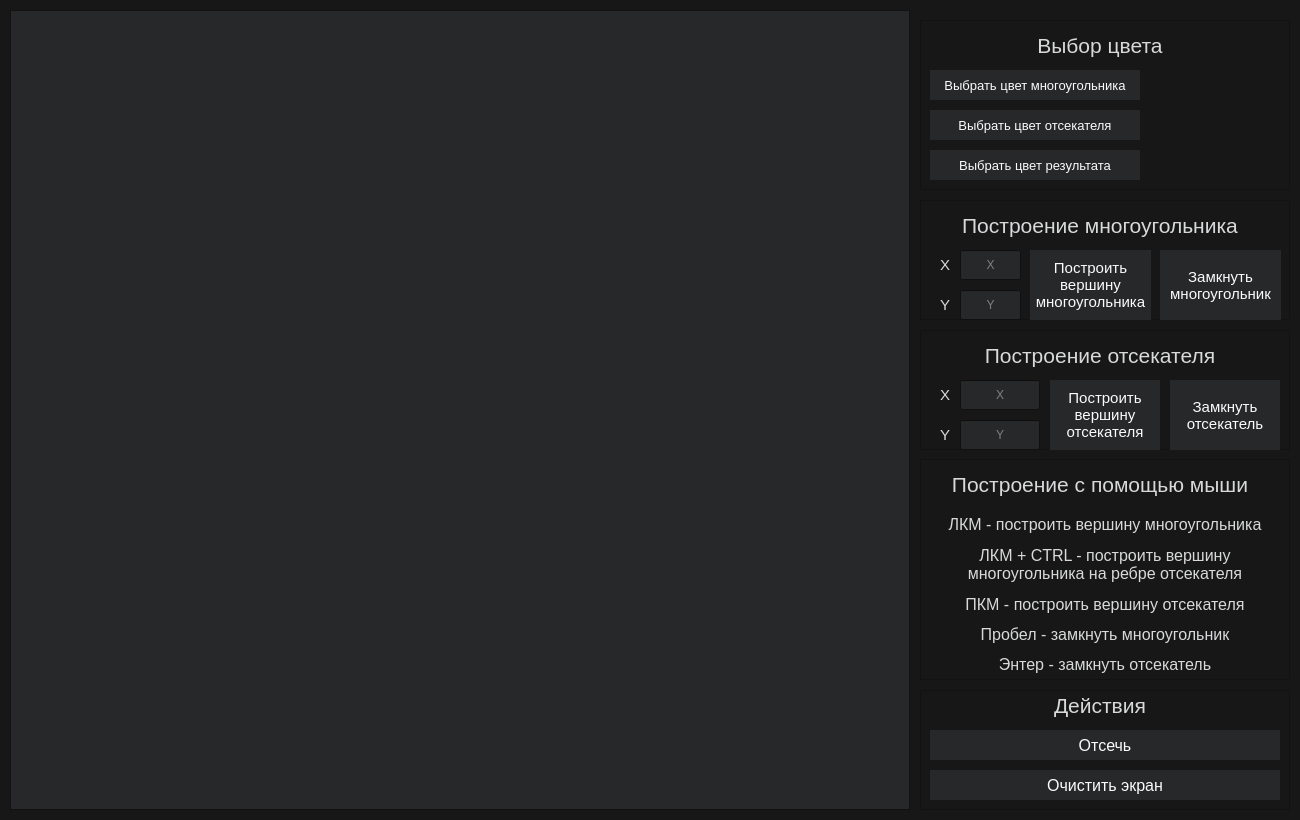
<?xml version="1.0" encoding="UTF-8"?>
<ui version="4.0">
 <class>MainWindow</class>
 <widget class="QMainWindow" name="MainWindow">
  <property name="enabled">
   <bool>true</bool>
  </property>
  <property name="geometry">
   <rect>
    <x>0</x>
    <y>0</y>
    <width>1300</width>
    <height>820</height>
   </rect>
  </property>
  <property name="sizePolicy">
   <sizepolicy hsizetype="Fixed" vsizetype="Fixed">
    <horstretch>0</horstretch>
    <verstretch>0</verstretch>
   </sizepolicy>
  </property>
  <property name="palette">
   <palette>
    <active>
     <colorrole role="WindowText">
      <brush brushstyle="SolidPattern">
       <color alpha="255">
        <red>216</red>
        <green>217</green>
        <blue>218</blue>
       </color>
      </brush>
     </colorrole>
     <colorrole role="Button">
      <brush brushstyle="SolidPattern">
       <color alpha="255">
        <red>39</red>
        <green>40</green>
        <blue>41</blue>
       </color>
      </brush>
     </colorrole>
     <colorrole role="Light">
      <brush brushstyle="SolidPattern">
       <color alpha="255">
        <red>216</red>
        <green>217</green>
        <blue>218</blue>
       </color>
      </brush>
     </colorrole>
     <colorrole role="Midlight">
      <brush brushstyle="SolidPattern">
       <color alpha="255">
        <red>202</red>
        <green>202</green>
        <blue>202</blue>
       </color>
      </brush>
     </colorrole>
     <colorrole role="Text">
      <brush brushstyle="SolidPattern">
       <color alpha="255">
        <red>251</red>
        <green>251</green>
        <blue>251</blue>
       </color>
      </brush>
     </colorrole>
     <colorrole role="ButtonText">
      <brush brushstyle="SolidPattern">
       <color alpha="255">
        <red>251</red>
        <green>251</green>
        <blue>251</blue>
       </color>
      </brush>
     </colorrole>
     <colorrole role="Base">
      <brush brushstyle="SolidPattern">
       <color alpha="255">
        <red>39</red>
        <green>40</green>
        <blue>41</blue>
       </color>
      </brush>
     </colorrole>
     <colorrole role="Window">
      <brush brushstyle="SolidPattern">
       <color alpha="255">
        <red>23</red>
        <green>23</green>
        <blue>23</blue>
       </color>
      </brush>
     </colorrole>
     <colorrole role="Shadow">
      <brush brushstyle="SolidPattern">
       <color alpha="255">
        <red>118</red>
        <green>118</green>
        <blue>118</blue>
       </color>
      </brush>
     </colorrole>
     <colorrole role="Highlight">
      <brush brushstyle="SolidPattern">
       <color alpha="255">
        <red>146</red>
        <green>136</green>
        <blue>248</blue>
       </color>
      </brush>
     </colorrole>
     <colorrole role="Link">
      <brush brushstyle="SolidPattern">
       <color alpha="255">
        <red>68</red>
        <green>119</green>
        <blue>206</blue>
       </color>
      </brush>
     </colorrole>
     <colorrole role="LinkVisited">
      <brush brushstyle="SolidPattern">
       <color alpha="255">
        <red>200</red>
        <green>142</green>
        <blue>167</blue>
       </color>
      </brush>
     </colorrole>
     <colorrole role="AlternateBase">
      <brush brushstyle="SolidPattern">
       <color alpha="255">
        <red>39</red>
        <green>40</green>
        <blue>41</blue>
       </color>
      </brush>
     </colorrole>
     <colorrole role="PlaceholderText">
      <brush brushstyle="SolidPattern">
       <color alpha="128">
        <red>216</red>
        <green>217</green>
        <blue>218</blue>
       </color>
      </brush>
     </colorrole>
    </active>
    <inactive>
     <colorrole role="WindowText">
      <brush brushstyle="SolidPattern">
       <color alpha="255">
        <red>216</red>
        <green>217</green>
        <blue>218</blue>
       </color>
      </brush>
     </colorrole>
     <colorrole role="Button">
      <brush brushstyle="SolidPattern">
       <color alpha="255">
        <red>39</red>
        <green>40</green>
        <blue>41</blue>
       </color>
      </brush>
     </colorrole>
     <colorrole role="Light">
      <brush brushstyle="SolidPattern">
       <color alpha="255">
        <red>216</red>
        <green>217</green>
        <blue>218</blue>
       </color>
      </brush>
     </colorrole>
     <colorrole role="Midlight">
      <brush brushstyle="SolidPattern">
       <color alpha="255">
        <red>202</red>
        <green>202</green>
        <blue>202</blue>
       </color>
      </brush>
     </colorrole>
     <colorrole role="Text">
      <brush brushstyle="SolidPattern">
       <color alpha="255">
        <red>251</red>
        <green>251</green>
        <blue>251</blue>
       </color>
      </brush>
     </colorrole>
     <colorrole role="ButtonText">
      <brush brushstyle="SolidPattern">
       <color alpha="255">
        <red>251</red>
        <green>251</green>
        <blue>251</blue>
       </color>
      </brush>
     </colorrole>
     <colorrole role="Base">
      <brush brushstyle="SolidPattern">
       <color alpha="255">
        <red>39</red>
        <green>40</green>
        <blue>41</blue>
       </color>
      </brush>
     </colorrole>
     <colorrole role="Window">
      <brush brushstyle="SolidPattern">
       <color alpha="255">
        <red>23</red>
        <green>23</green>
        <blue>23</blue>
       </color>
      </brush>
     </colorrole>
     <colorrole role="Shadow">
      <brush brushstyle="SolidPattern">
       <color alpha="255">
        <red>118</red>
        <green>118</green>
        <blue>118</blue>
       </color>
      </brush>
     </colorrole>
     <colorrole role="Highlight">
      <brush brushstyle="SolidPattern">
       <color alpha="255">
        <red>146</red>
        <green>136</green>
        <blue>248</blue>
       </color>
      </brush>
     </colorrole>
     <colorrole role="Link">
      <brush brushstyle="SolidPattern">
       <color alpha="255">
        <red>68</red>
        <green>119</green>
        <blue>206</blue>
       </color>
      </brush>
     </colorrole>
     <colorrole role="LinkVisited">
      <brush brushstyle="SolidPattern">
       <color alpha="255">
        <red>200</red>
        <green>142</green>
        <blue>167</blue>
       </color>
      </brush>
     </colorrole>
     <colorrole role="AlternateBase">
      <brush brushstyle="SolidPattern">
       <color alpha="255">
        <red>39</red>
        <green>40</green>
        <blue>41</blue>
       </color>
      </brush>
     </colorrole>
     <colorrole role="PlaceholderText">
      <brush brushstyle="SolidPattern">
       <color alpha="128">
        <red>216</red>
        <green>217</green>
        <blue>218</blue>
       </color>
      </brush>
     </colorrole>
    </inactive>
    <disabled>
     <colorrole role="WindowText">
      <brush brushstyle="SolidPattern">
       <color alpha="255">
        <red>216</red>
        <green>217</green>
        <blue>218</blue>
       </color>
      </brush>
     </colorrole>
     <colorrole role="Button">
      <brush brushstyle="SolidPattern">
       <color alpha="255">
        <red>39</red>
        <green>40</green>
        <blue>41</blue>
       </color>
      </brush>
     </colorrole>
     <colorrole role="Light">
      <brush brushstyle="SolidPattern">
       <color alpha="255">
        <red>216</red>
        <green>217</green>
        <blue>218</blue>
       </color>
      </brush>
     </colorrole>
     <colorrole role="Midlight">
      <brush brushstyle="SolidPattern">
       <color alpha="255">
        <red>202</red>
        <green>202</green>
        <blue>202</blue>
       </color>
      </brush>
     </colorrole>
     <colorrole role="Text">
      <brush brushstyle="SolidPattern">
       <color alpha="255">
        <red>251</red>
        <green>251</green>
        <blue>251</blue>
       </color>
      </brush>
     </colorrole>
     <colorrole role="ButtonText">
      <brush brushstyle="SolidPattern">
       <color alpha="255">
        <red>251</red>
        <green>251</green>
        <blue>251</blue>
       </color>
      </brush>
     </colorrole>
     <colorrole role="Base">
      <brush brushstyle="SolidPattern">
       <color alpha="255">
        <red>39</red>
        <green>40</green>
        <blue>41</blue>
       </color>
      </brush>
     </colorrole>
     <colorrole role="Window">
      <brush brushstyle="SolidPattern">
       <color alpha="255">
        <red>23</red>
        <green>23</green>
        <blue>23</blue>
       </color>
      </brush>
     </colorrole>
     <colorrole role="Shadow">
      <brush brushstyle="SolidPattern">
       <color alpha="255">
        <red>118</red>
        <green>118</green>
        <blue>118</blue>
       </color>
      </brush>
     </colorrole>
     <colorrole role="Highlight">
      <brush brushstyle="SolidPattern">
       <color alpha="255">
        <red>146</red>
        <green>136</green>
        <blue>248</blue>
       </color>
      </brush>
     </colorrole>
     <colorrole role="Link">
      <brush brushstyle="SolidPattern">
       <color alpha="255">
        <red>68</red>
        <green>119</green>
        <blue>206</blue>
       </color>
      </brush>
     </colorrole>
     <colorrole role="LinkVisited">
      <brush brushstyle="SolidPattern">
       <color alpha="255">
        <red>200</red>
        <green>142</green>
        <blue>167</blue>
       </color>
      </brush>
     </colorrole>
     <colorrole role="AlternateBase">
      <brush brushstyle="SolidPattern">
       <color alpha="255">
        <red>39</red>
        <green>40</green>
        <blue>41</blue>
       </color>
      </brush>
     </colorrole>
     <colorrole role="PlaceholderText">
      <brush brushstyle="SolidPattern">
       <color alpha="128">
        <red>216</red>
        <green>217</green>
        <blue>218</blue>
       </color>
      </brush>
     </colorrole>
    </disabled>
   </palette>
  </property>
  <property name="windowTitle">
   <string>ЛР9 КГ. Диваев ИУ7-42Б</string>
  </property>
  <property name="autoFillBackground">
   <bool>false</bool>
  </property>
  <property name="documentMode">
   <bool>false</bool>
  </property>
  <widget class="QWidget" name="centralwidget">
   <widget class="Plane" name="planeWidget">
    <property name="geometry">
     <rect>
      <x>10</x>
      <y>10</y>
      <width>900</width>
      <height>800</height>
     </rect>
    </property>
   </widget>
   <widget class="QFrame" name="frame_2">
    <property name="geometry">
     <rect>
      <x>920</x>
      <y>20</y>
      <width>370</width>
      <height>170</height>
     </rect>
    </property>
    <property name="frameShape">
     <enum>QFrame::StyledPanel</enum>
    </property>
    <property name="frameShadow">
     <enum>QFrame::Raised</enum>
    </property>
    <widget class="QLabel" name="label_2">
     <property name="geometry">
      <rect>
       <x>10</x>
       <y>0</y>
       <width>340</width>
       <height>50</height>
      </rect>
     </property>
     <property name="font">
      <font>
       <pointsize>16</pointsize>
      </font>
     </property>
     <property name="text">
      <string>Выбор цвета</string>
     </property>
     <property name="alignment">
      <set>Qt::AlignCenter</set>
     </property>
    </widget>
    <widget class="QPushButton" name="shapeColorBtn">
     <property name="geometry">
      <rect>
       <x>10</x>
       <y>50</y>
       <width>210</width>
       <height>30</height>
      </rect>
     </property>
     <property name="font">
      <font>
       <pointsize>10</pointsize>
      </font>
     </property>
     <property name="autoFillBackground">
      <bool>true</bool>
     </property>
     <property name="text">
      <string>Выбрать цвет многоугольника</string>
     </property>
     <property name="autoDefault">
      <bool>false</bool>
     </property>
     <property name="flat">
      <bool>true</bool>
     </property>
    </widget>
    <widget class="QWidget" name="lineColorDisplay" native="true">
     <property name="geometry">
      <rect>
       <x>239</x>
       <y>50</y>
       <width>110</width>
       <height>30</height>
      </rect>
     </property>
    </widget>
    <widget class="QWidget" name="rectColorDisplay" native="true">
     <property name="geometry">
      <rect>
       <x>239</x>
       <y>90</y>
       <width>110</width>
       <height>30</height>
      </rect>
     </property>
    </widget>
    <widget class="QPushButton" name="cutterColorBtn">
     <property name="geometry">
      <rect>
       <x>10</x>
       <y>90</y>
       <width>210</width>
       <height>30</height>
      </rect>
     </property>
     <property name="font">
      <font>
       <pointsize>10</pointsize>
      </font>
     </property>
     <property name="autoFillBackground">
      <bool>true</bool>
     </property>
     <property name="text">
      <string>Выбрать цвет отсекателя</string>
     </property>
     <property name="autoDefault">
      <bool>false</bool>
     </property>
     <property name="flat">
      <bool>true</bool>
     </property>
    </widget>
    <widget class="QPushButton" name="resColorBtn">
     <property name="geometry">
      <rect>
       <x>10</x>
       <y>130</y>
       <width>210</width>
       <height>30</height>
      </rect>
     </property>
     <property name="font">
      <font>
       <pointsize>10</pointsize>
      </font>
     </property>
     <property name="autoFillBackground">
      <bool>true</bool>
     </property>
     <property name="text">
      <string>Выбрать цвет результата</string>
     </property>
     <property name="autoDefault">
      <bool>false</bool>
     </property>
     <property name="flat">
      <bool>true</bool>
     </property>
    </widget>
    <widget class="QWidget" name="resColorDisplay" native="true">
     <property name="geometry">
      <rect>
       <x>239</x>
       <y>130</y>
       <width>110</width>
       <height>30</height>
      </rect>
     </property>
    </widget>
   </widget>
   <widget class="QFrame" name="frame_3">
    <property name="geometry">
     <rect>
      <x>920</x>
      <y>200</y>
      <width>370</width>
      <height>120</height>
     </rect>
    </property>
    <property name="frameShape">
     <enum>QFrame::StyledPanel</enum>
    </property>
    <property name="frameShadow">
     <enum>QFrame::Raised</enum>
    </property>
    <widget class="QLabel" name="label_4">
     <property name="geometry">
      <rect>
       <x>10</x>
       <y>0</y>
       <width>340</width>
       <height>50</height>
      </rect>
     </property>
     <property name="font">
      <font>
       <pointsize>16</pointsize>
      </font>
     </property>
     <property name="text">
      <string>Построение многоугольника</string>
     </property>
     <property name="alignment">
      <set>Qt::AlignCenter</set>
     </property>
    </widget>
    <widget class="QLineEdit" name="xsInp">
     <property name="geometry">
      <rect>
       <x>40</x>
       <y>50</y>
       <width>61</width>
       <height>30</height>
      </rect>
     </property>
     <property name="alignment">
      <set>Qt::AlignCenter</set>
     </property>
     <property name="placeholderText">
      <string>X</string>
     </property>
    </widget>
    <widget class="QLineEdit" name="ysInp">
     <property name="geometry">
      <rect>
       <x>40</x>
       <y>90</y>
       <width>61</width>
       <height>30</height>
      </rect>
     </property>
     <property name="alignment">
      <set>Qt::AlignCenter</set>
     </property>
     <property name="placeholderText">
      <string>Y</string>
     </property>
    </widget>
    <widget class="QPushButton" name="drawShapeVertexBtn">
     <property name="geometry">
      <rect>
       <x>110</x>
       <y>50</y>
       <width>121</width>
       <height>70</height>
      </rect>
     </property>
     <property name="font">
      <font>
       <pointsize>11</pointsize>
      </font>
     </property>
     <property name="autoFillBackground">
      <bool>true</bool>
     </property>
     <property name="text">
      <string>Построить
вершину
многоугольника</string>
     </property>
     <property name="autoDefault">
      <bool>false</bool>
     </property>
     <property name="flat">
      <bool>true</bool>
     </property>
    </widget>
    <widget class="QLabel" name="label_5">
     <property name="geometry">
      <rect>
       <x>10</x>
       <y>50</y>
       <width>30</width>
       <height>30</height>
      </rect>
     </property>
     <property name="font">
      <font>
       <pointsize>11</pointsize>
      </font>
     </property>
     <property name="text">
      <string>X</string>
     </property>
     <property name="alignment">
      <set>Qt::AlignCenter</set>
     </property>
    </widget>
    <widget class="QLabel" name="label_6">
     <property name="geometry">
      <rect>
       <x>10</x>
       <y>90</y>
       <width>30</width>
       <height>30</height>
      </rect>
     </property>
     <property name="font">
      <font>
       <pointsize>11</pointsize>
      </font>
     </property>
     <property name="text">
      <string>Y</string>
     </property>
     <property name="alignment">
      <set>Qt::AlignCenter</set>
     </property>
    </widget>
    <widget class="QPushButton" name="connectShapeBtn">
     <property name="geometry">
      <rect>
       <x>240</x>
       <y>50</y>
       <width>121</width>
       <height>70</height>
      </rect>
     </property>
     <property name="font">
      <font>
       <pointsize>11</pointsize>
      </font>
     </property>
     <property name="autoFillBackground">
      <bool>true</bool>
     </property>
     <property name="text">
      <string>Замкнуть
многоугольник</string>
     </property>
     <property name="autoDefault">
      <bool>false</bool>
     </property>
     <property name="flat">
      <bool>true</bool>
     </property>
    </widget>
   </widget>
   <widget class="QFrame" name="frame_4">
    <property name="geometry">
     <rect>
      <x>920</x>
      <y>690</y>
      <width>370</width>
      <height>120</height>
     </rect>
    </property>
    <property name="frameShape">
     <enum>QFrame::StyledPanel</enum>
    </property>
    <property name="frameShadow">
     <enum>QFrame::Raised</enum>
    </property>
    <widget class="QLabel" name="label_10">
     <property name="geometry">
      <rect>
       <x>10</x>
       <y>-10</y>
       <width>340</width>
       <height>50</height>
      </rect>
     </property>
     <property name="font">
      <font>
       <pointsize>16</pointsize>
      </font>
     </property>
     <property name="text">
      <string>Действия</string>
     </property>
     <property name="alignment">
      <set>Qt::AlignCenter</set>
     </property>
    </widget>
    <widget class="QPushButton" name="cutBtn">
     <property name="geometry">
      <rect>
       <x>10</x>
       <y>40</y>
       <width>350</width>
       <height>30</height>
      </rect>
     </property>
     <property name="font">
      <font>
       <pointsize>12</pointsize>
      </font>
     </property>
     <property name="autoFillBackground">
      <bool>true</bool>
     </property>
     <property name="text">
      <string>Отсечь</string>
     </property>
     <property name="autoDefault">
      <bool>false</bool>
     </property>
     <property name="flat">
      <bool>true</bool>
     </property>
    </widget>
    <widget class="QPushButton" name="clearScreenBtn">
     <property name="geometry">
      <rect>
       <x>10</x>
       <y>80</y>
       <width>350</width>
       <height>30</height>
      </rect>
     </property>
     <property name="font">
      <font>
       <pointsize>12</pointsize>
      </font>
     </property>
     <property name="autoFillBackground">
      <bool>true</bool>
     </property>
     <property name="text">
      <string>Очистить экран</string>
     </property>
     <property name="autoDefault">
      <bool>false</bool>
     </property>
     <property name="flat">
      <bool>true</bool>
     </property>
    </widget>
   </widget>
   <widget class="QFrame" name="frame_5">
    <property name="geometry">
     <rect>
      <x>920</x>
      <y>459</y>
      <width>370</width>
      <height>221</height>
     </rect>
    </property>
    <property name="frameShape">
     <enum>QFrame::StyledPanel</enum>
    </property>
    <property name="frameShadow">
     <enum>QFrame::Raised</enum>
    </property>
    <widget class="QLabel" name="label_9">
     <property name="geometry">
      <rect>
       <x>10</x>
       <y>50</y>
       <width>350</width>
       <height>30</height>
      </rect>
     </property>
     <property name="font">
      <font>
       <pointsize>12</pointsize>
      </font>
     </property>
     <property name="text">
      <string>ЛКМ - построить вершину многоугольника</string>
     </property>
     <property name="alignment">
      <set>Qt::AlignCenter</set>
     </property>
    </widget>
    <widget class="QLabel" name="label_11">
     <property name="geometry">
      <rect>
       <x>10</x>
       <y>0</y>
       <width>340</width>
       <height>50</height>
      </rect>
     </property>
     <property name="font">
      <font>
       <pointsize>16</pointsize>
      </font>
     </property>
     <property name="text">
      <string>Построение с помощью мыши</string>
     </property>
     <property name="alignment">
      <set>Qt::AlignCenter</set>
     </property>
    </widget>
    <widget class="QLabel" name="label_12">
     <property name="geometry">
      <rect>
       <x>10</x>
       <y>130</y>
       <width>350</width>
       <height>30</height>
      </rect>
     </property>
     <property name="font">
      <font>
       <pointsize>12</pointsize>
      </font>
     </property>
     <property name="text">
      <string>ПКМ - построить вершину отсекателя</string>
     </property>
     <property name="alignment">
      <set>Qt::AlignCenter</set>
     </property>
    </widget>
    <widget class="QLabel" name="label_36">
     <property name="geometry">
      <rect>
       <x>10</x>
       <y>80</y>
       <width>350</width>
       <height>50</height>
      </rect>
     </property>
     <property name="font">
      <font>
       <pointsize>12</pointsize>
      </font>
     </property>
     <property name="text">
      <string>ЛКМ + CTRL - построить вершину 
многоугольника на ребре отсекателя</string>
     </property>
     <property name="alignment">
      <set>Qt::AlignCenter</set>
     </property>
    </widget>
    <widget class="QLabel" name="label_13">
     <property name="geometry">
      <rect>
       <x>10</x>
       <y>160</y>
       <width>350</width>
       <height>30</height>
      </rect>
     </property>
     <property name="font">
      <font>
       <pointsize>12</pointsize>
      </font>
     </property>
     <property name="text">
      <string>Пробел - замкнуть многоугольник</string>
     </property>
     <property name="alignment">
      <set>Qt::AlignCenter</set>
     </property>
    </widget>
    <widget class="QLabel" name="label_14">
     <property name="geometry">
      <rect>
       <x>10</x>
       <y>190</y>
       <width>350</width>
       <height>30</height>
      </rect>
     </property>
     <property name="font">
      <font>
       <pointsize>12</pointsize>
      </font>
     </property>
     <property name="text">
      <string>Энтер - замкнуть отсекатель</string>
     </property>
     <property name="alignment">
      <set>Qt::AlignCenter</set>
     </property>
    </widget>
   </widget>
   <widget class="QFrame" name="frame_6">
    <property name="geometry">
     <rect>
      <x>920</x>
      <y>330</y>
      <width>370</width>
      <height>120</height>
     </rect>
    </property>
    <property name="frameShape">
     <enum>QFrame::StyledPanel</enum>
    </property>
    <property name="frameShadow">
     <enum>QFrame::Raised</enum>
    </property>
    <widget class="QLabel" name="label_31">
     <property name="geometry">
      <rect>
       <x>10</x>
       <y>0</y>
       <width>340</width>
       <height>50</height>
      </rect>
     </property>
     <property name="font">
      <font>
       <pointsize>16</pointsize>
      </font>
     </property>
     <property name="text">
      <string>Построение отсекателя</string>
     </property>
     <property name="alignment">
      <set>Qt::AlignCenter</set>
     </property>
    </widget>
    <widget class="QLineEdit" name="xcInp">
     <property name="geometry">
      <rect>
       <x>40</x>
       <y>50</y>
       <width>80</width>
       <height>30</height>
      </rect>
     </property>
     <property name="alignment">
      <set>Qt::AlignCenter</set>
     </property>
     <property name="placeholderText">
      <string>X</string>
     </property>
    </widget>
    <widget class="QPushButton" name="drawCutterVertexBtn">
     <property name="geometry">
      <rect>
       <x>130</x>
       <y>50</y>
       <width>110</width>
       <height>70</height>
      </rect>
     </property>
     <property name="font">
      <font>
       <pointsize>11</pointsize>
      </font>
     </property>
     <property name="autoFillBackground">
      <bool>true</bool>
     </property>
     <property name="text">
      <string>Построить
вершину
отсекателя</string>
     </property>
     <property name="autoDefault">
      <bool>false</bool>
     </property>
     <property name="flat">
      <bool>true</bool>
     </property>
    </widget>
    <widget class="QLineEdit" name="ycInp">
     <property name="geometry">
      <rect>
       <x>40</x>
       <y>90</y>
       <width>80</width>
       <height>30</height>
      </rect>
     </property>
     <property name="alignment">
      <set>Qt::AlignCenter</set>
     </property>
     <property name="placeholderText">
      <string>Y</string>
     </property>
    </widget>
    <widget class="QLabel" name="label_32">
     <property name="geometry">
      <rect>
       <x>10</x>
       <y>90</y>
       <width>30</width>
       <height>30</height>
      </rect>
     </property>
     <property name="font">
      <font>
       <pointsize>11</pointsize>
      </font>
     </property>
     <property name="text">
      <string>Y</string>
     </property>
     <property name="alignment">
      <set>Qt::AlignCenter</set>
     </property>
    </widget>
    <widget class="QLabel" name="label_34">
     <property name="geometry">
      <rect>
       <x>10</x>
       <y>50</y>
       <width>30</width>
       <height>30</height>
      </rect>
     </property>
     <property name="font">
      <font>
       <pointsize>11</pointsize>
      </font>
     </property>
     <property name="text">
      <string>X</string>
     </property>
     <property name="alignment">
      <set>Qt::AlignCenter</set>
     </property>
    </widget>
    <widget class="QPushButton" name="connectCutterBtn">
     <property name="geometry">
      <rect>
       <x>250</x>
       <y>50</y>
       <width>110</width>
       <height>70</height>
      </rect>
     </property>
     <property name="font">
      <font>
       <pointsize>11</pointsize>
      </font>
     </property>
     <property name="autoFillBackground">
      <bool>true</bool>
     </property>
     <property name="text">
      <string>Замкнуть
отсекатель</string>
     </property>
     <property name="autoDefault">
      <bool>false</bool>
     </property>
     <property name="flat">
      <bool>true</bool>
     </property>
    </widget>
   </widget>
  </widget>
 </widget>
 <customwidgets>
  <customwidget>
   <class>Plane</class>
   <extends>QGraphicsView</extends>
   <header>plane.h</header>
  </customwidget>
 </customwidgets>
 <tabstops>
  <tabstop>planeWidget</tabstop>
  <tabstop>shapeColorBtn</tabstop>
  <tabstop>cutterColorBtn</tabstop>
  <tabstop>resColorBtn</tabstop>
  <tabstop>xsInp</tabstop>
  <tabstop>ysInp</tabstop>
  <tabstop>drawShapeVertexBtn</tabstop>
  <tabstop>xcInp</tabstop>
  <tabstop>ycInp</tabstop>
  <tabstop>drawCutterVertexBtn</tabstop>
  <tabstop>cutBtn</tabstop>
 </tabstops>
 <resources/>
 <connections/>
</ui>
